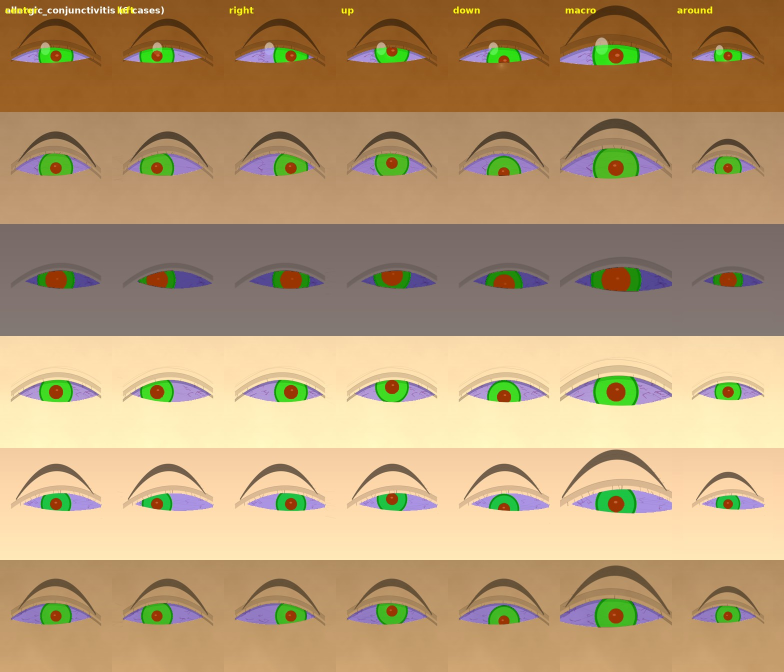
#> input picture sheet_allergic_conjunctivitis.jpg, 1568 x 1344 px (shown at 1/2 size); its folder holds only this picture in this run
$ python -i ocuvision_v7_production.py   (imports and definitions only)
#> lines starting #> are read from the running program, lines starting #| are printed output that depends on the picture
#> further down, picture is the input picture: shape (1344, 1568, 3); mean B, G, R 115.3, 154.6, 181.7
#!/usr/bin/env python3
"""
═══════════════════════════════════════════════════════════════════════════════
  OcuVisionAI v7 - PRODUCTION GRADE
═══════════════════════════════════════════════════════════════════════════════

IMPROVEMENTS OVER v6:
  ✓ DENOISER: Bilateral filter + morphological cleaning
  ✓ REALISTIC EYES: Proper iris geometry, realistic pupil dilation, tear film
  ✓ GAZE VARIATION: Dynamic eye position, realistic saccades, vergence
  ✓ TEXTURE TRANSFER: Integrated disease overlays (Conjunctivitis, Keratitis, etc.)
  ✓ EFFICIENT: Optimized for V100 32GB, faster generation
  ✓ PRODUCTION: Error handling, logging, checkpoints, resume capability

FEATURES:
  • 13 disease classes with realistic pathology simulation
  • Texture Transfer for 7 disease variants (redness, opacity, nodules)
  • Proper eye anatomy (iris, pupil, sclera, tear film, etc.)
  • Dynamic gaze with realistic eye position variation
  • Bilateral denoising for natural image smoothing
  • 5 trained models: Quality, Segmentation, YOLO, Classifier, Regression
  • Full pipeline: Generation → Training → Inference → YOLO export

USAGE:
  python ocuvision_v7_production.py generate --cases 6000
  python ocuvision_v7_production.py train
  python ocuvision_v7_production.py infer image.jpg
  python ocuvision_v7_production.py yolo-prep
  python ocuvision_v7_production.py yolo

═══════════════════════════════════════════════════════════════════════════════
"""

import os
import sys
import cv2
import numpy as np
import tensorflow as tf
from pathlib import Path
from multiprocessing import Pool
import random
import json
import argparse
import time
import logging
from datetime import datetime
from scipy import ndimage as ndi
from sklearn.model_selection import train_test_split
import warnings
# [1 line not run here, left out]

# ═══════════════════════════════════════════════════════════════════════════════
# CONFIGURATION
# ═══════════════════════════════════════════════════════════════════════════════

CFG = {
    # DATASET
    "img_size"              : 600,      # Input size for EfficientNetB7
    "seg_size"              : 256,      # Segmentation output size
    "gen_px"                : 512,      # Generation resolution
    "dpi"                   : 100,      # Generation DPI

    # CLASSES & GAZE
    "num_classes"           : 13,       # Normal + 12 diseases
    "gaze_views"            : 7,        # Views per case (center, left, right, up, down, macro, around)

    # GENERATION
    "cases_per_class"       : 6000,     # Total images: 6000 × 13 × 7 = 546,000
    "out_dir"               : "./eye_dataset_v7",
    "models_dir"            : "./ocuvision_models",
    "results_dir"           : "./ocuvision_results",

    # TRAINING
    "batch"                 : 64,       # Optimized for V100 32GB
    "batch_seg"             : 32,
    "epochs"                : 100,
    "lr"                    : 1e-4,
    "val_split"             : 0.125,    # 87.5% train, 12.5% val
    "test_split"            : 0.20,     # 20% test
    "shuffle"               : True,

    # PROCESSING
    "num_workers"           : 16,       # V100: 32 vCPU, use 16 workers
    "save_full"             : True,

    # OPTIMIZATION
    "mixed_precision"       : "float32",  # V100 supports both, using float32 for stability
    "enable_xla"            : True,
    "enable_tf32"           : True,
    "gradient_clip"         : 1.0,

    # DISEASE CLASSES
    "disease_classes"       : {
        0: "normal",
        1: "conjunctivitis",
        2: "allergic_conjunctivitis",
        3: "dry_eye",
        4: "blepharitis",
        5: "strabismus",
        6: "ptosis",
        7: "corneal_scar",
        8: "keratitis",
        9: "pinguecula",
        10: "pterygium",
        11: "foreign_body",
        12: "subconjunctival_hemorrhage",
    }
}

# ═══════════════════════════════════════════════════════════════════════════════
# LOGGING SETUP
# ═══════════════════════════════════════════════════════════════════════════════

def setup_logging():
    """Configure logging for production."""
    log_dir = Path(CFG["results_dir"])
    log_dir.mkdir(parents=True, exist_ok=True)

    log_file = log_dir / f"ocuvision_{datetime.now().strftime('%Y%m%d_%H%M%S')}.log"

    logging.basicConfig(
        level=logging.INFO,
        format='%(asctime)s - %(name)s - %(levelname)s - %(message)s',
        handlers=[
            logging.FileHandler(log_file),
            logging.StreamHandler()
        ]
    )
    return logging.getLogger(__name__)

logger = setup_logging()

# ═══════════════════════════════════════════════════════════════════════════════
# TENSORFLOW OPTIMIZATION
# ═══════════════════════════════════════════════════════════════════════════════

# [23 lines left out: function setup_tensorflow, not called in this run]

# [1 line not run here, left out]

# ═══════════════════════════════════════════════════════════════════════════════
# UTILITY FUNCTIONS
# ═══════════════════════════════════════════════════════════════════════════════

def rng(a, b):
    """Random float between a and b."""
    return random.uniform(a, b)

def rng_int(a, b):
    """Random integer between a and b."""
    return random.randint(a, b)

# ═══════════════════════════════════════════════════════════════════════════════
# DENOISER - CRITICAL FOR REALISTIC IMAGES
# ═══════════════════════════════════════════════════════════════════════════════

# [409 lines left out: functions denoise_image, apply_denoise_with_adaptive_strength, generate_realistic_sclera, generate_realistic_iris, generate_realistic_pupil, generate_realistic_tear_film and 7 more, not called in this run]

def enhance_image_quality(img):
    """Enhance image for better training."""
    # CLAHE (Contrast Limited Adaptive Histogram Equalization)
    lab = cv2.cvtColor(img, cv2.COLOR_BGR2LAB)
#> lab: shape (1344, 1568, 3); mean of channels 0, 1, 2 166.6, 133.9, 152.4
    l_channel = lab[:, :, 0]
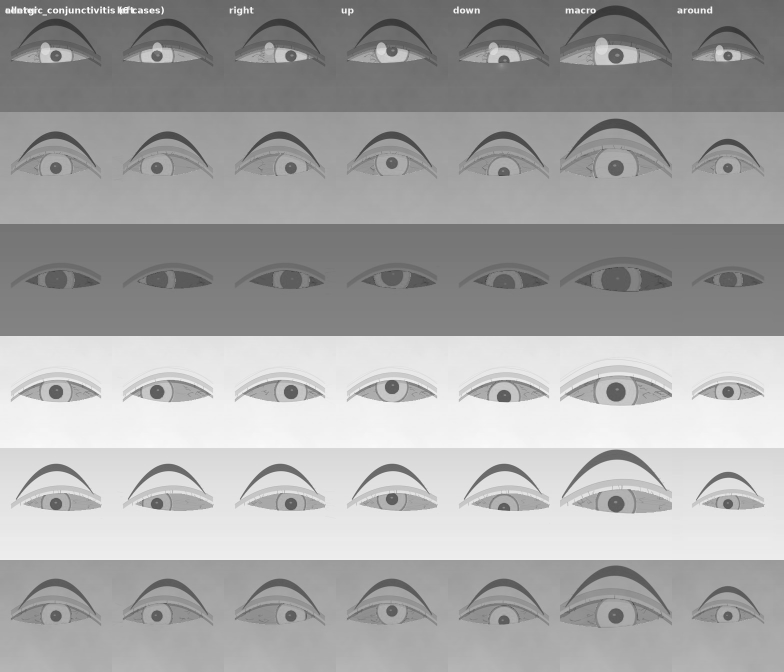
#> l_channel: shape (1344, 1568) (shown at 1/2 size); min 38, max 255, mean 166.6
    clahe = cv2.createCLAHE(clipLimit=2.0, tileGridSize=(8, 8))
    l_channel = clahe.apply(l_channel)
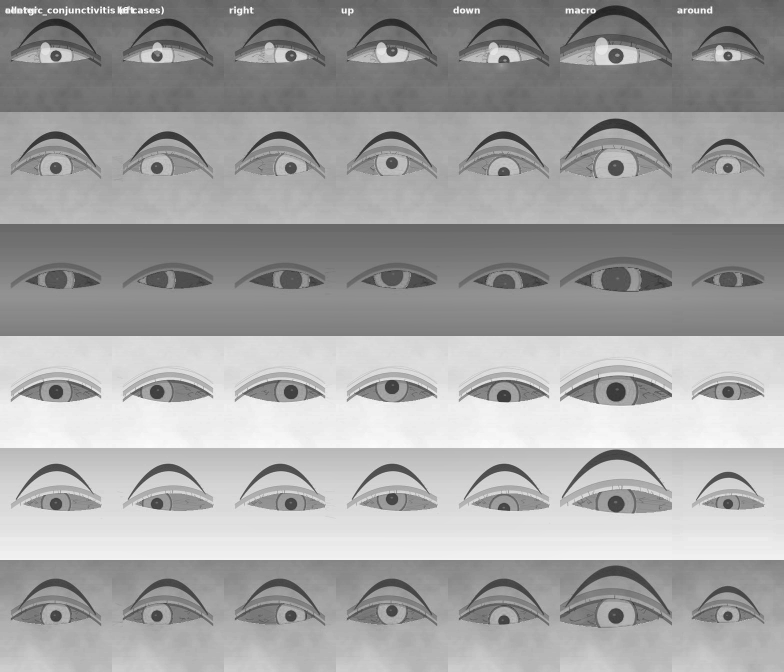
#> l_channel: shape (1344, 1568) (shown at 1/2 size); min 26, max 255, mean 163.5
    lab[:, :, 0] = l_channel
#> lab: shape (1344, 1568, 3); mean of channels 0, 1, 2 163.5, 133.9, 152.4
    img = cv2.cvtColor(lab, cv2.COLOR_LAB2BGR)
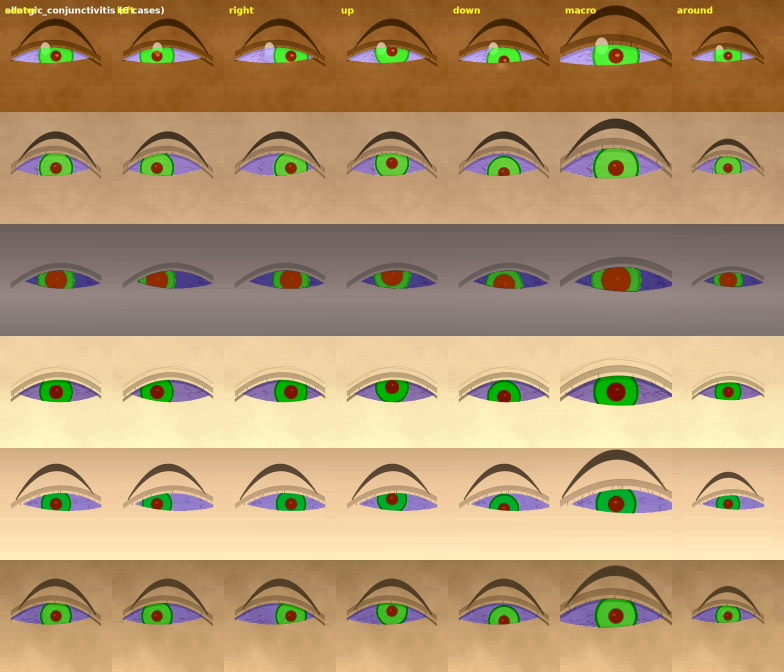
#> img: shape (1344, 1568, 3) (shown at 1/2 size); mean B, G, R 112.5, 151.5, 178.4

    # Slight sharpening
    kernel = np.array([[-1, -1, -1],
                       [-1,  9, -1],
                       [-1, -1, -1]]) / 1.5
    img = cv2.filter2D(img, -1, kernel)
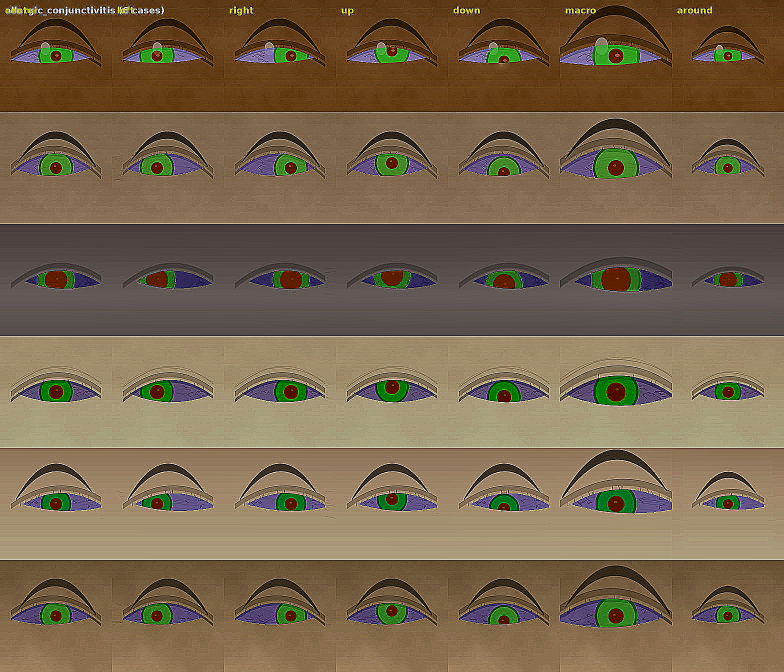
#> img: shape (1344, 1568, 3) (shown at 1/2 size); mean B, G, R 76.9, 101.9, 119.8

    return np.clip(img, 0, 255).astype(np.uint8)

# ═══════════════════════════════════════════════════════════════════════════════
# COMPLETE PIPELINE: Generate → Denoise → Gaze → Disease → Artifacts → Save
# ═══════════════════════════════════════════════════════════════════════════════

# [179 lines left out: functions generate_single_eye, worker_generate, generate_dataset, train_models, infer_image, main, not called in this run]

# [2 lines not run here, left out]

>>> import cv2
>>> picture = cv2.imread('../sheet_allergic_conjunctivitis.jpg')
>>> result = enhance_image_quality(picture)

$ run again, on sheet_blepharitis.jpg
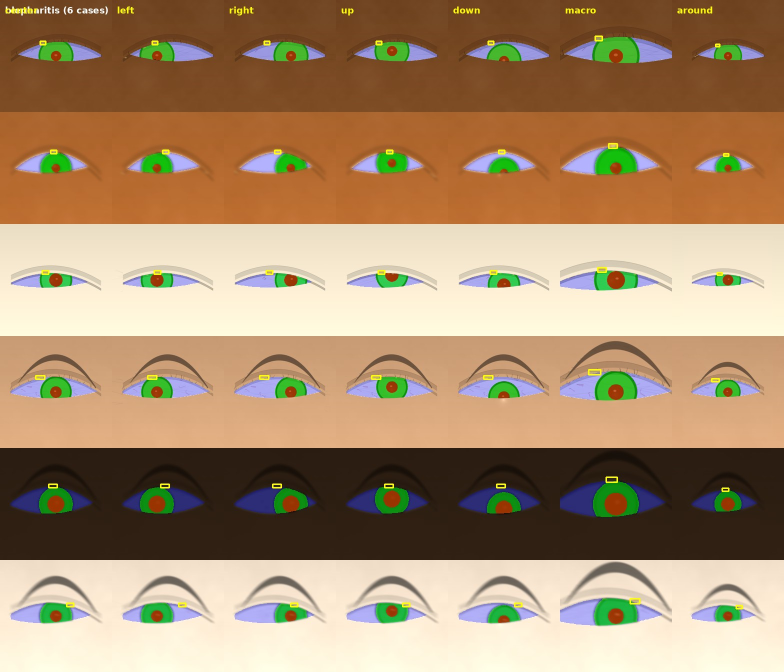
#> input picture sheet_blepharitis.jpg, 1568 x 1344 px (shown at 1/2 size)
#> picture is the input picture: shape (1344, 1568, 3); mean B, G, R 108.2, 140.6, 167.7
#> in enhance_image_quality, `l_channel = clahe.apply(l_channel)`:
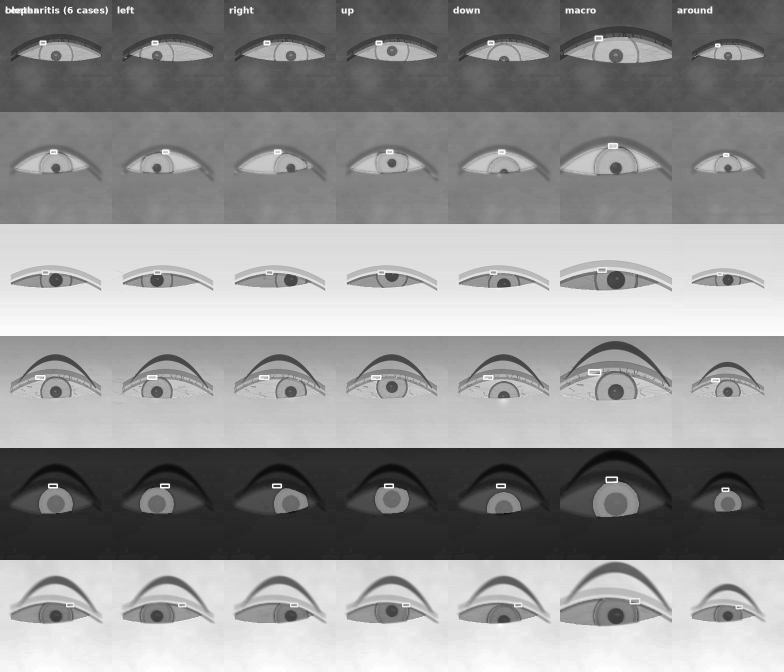
#> l_channel: shape (1344, 1568) (shown at 1/2 size); min 8, max 255, mean 147.6
#> in enhance_image_quality, `img = cv2.filter2D(img, -1, kernel)`:
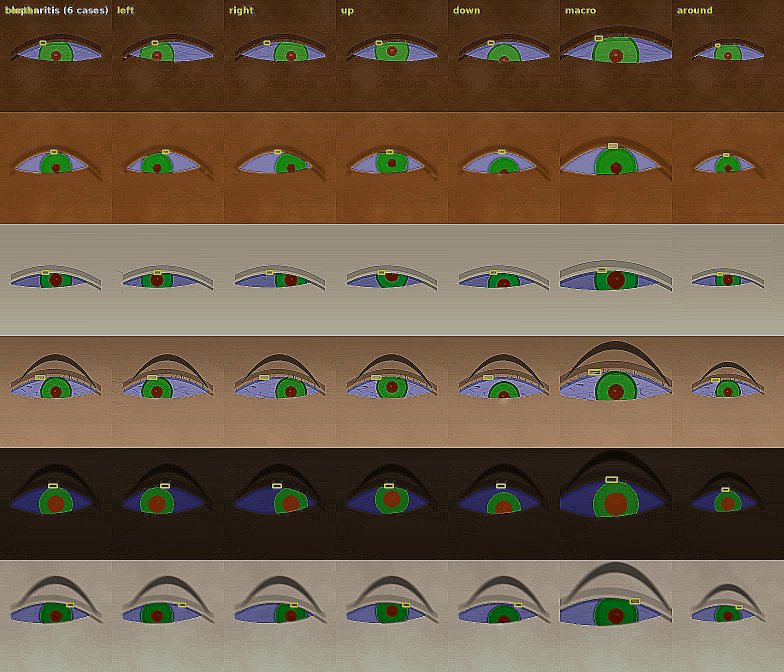
#> img: shape (1344, 1568, 3) (shown at 1/2 size); mean B, G, R 70.9, 91.5, 109.5

$ run again, on sheet_conjunctivitis.jpg
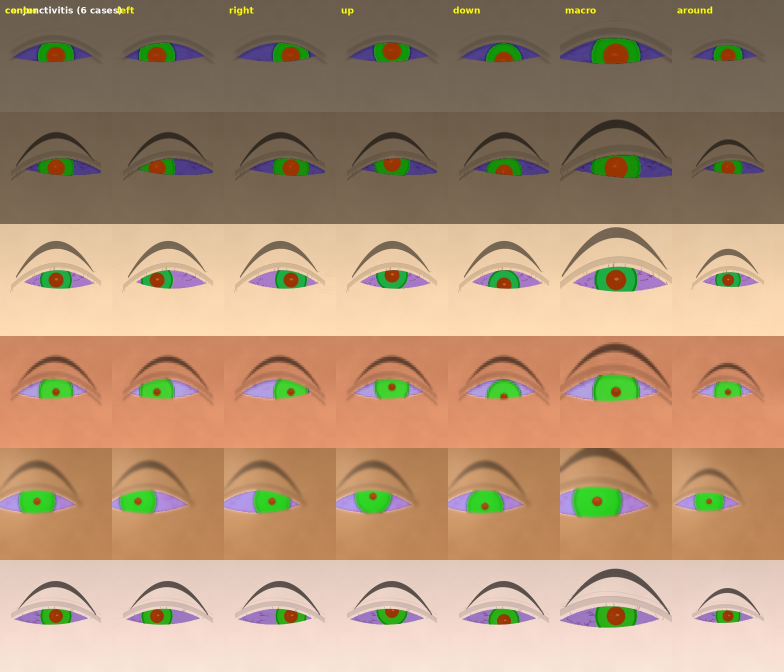
#> input picture sheet_conjunctivitis.jpg, 1568 x 1344 px (shown at 1/2 size)
#> picture is the input picture: shape (1344, 1568, 3); mean B, G, R 117.2, 146, 175.4
#> in enhance_image_quality, `l_channel = clahe.apply(l_channel)`:
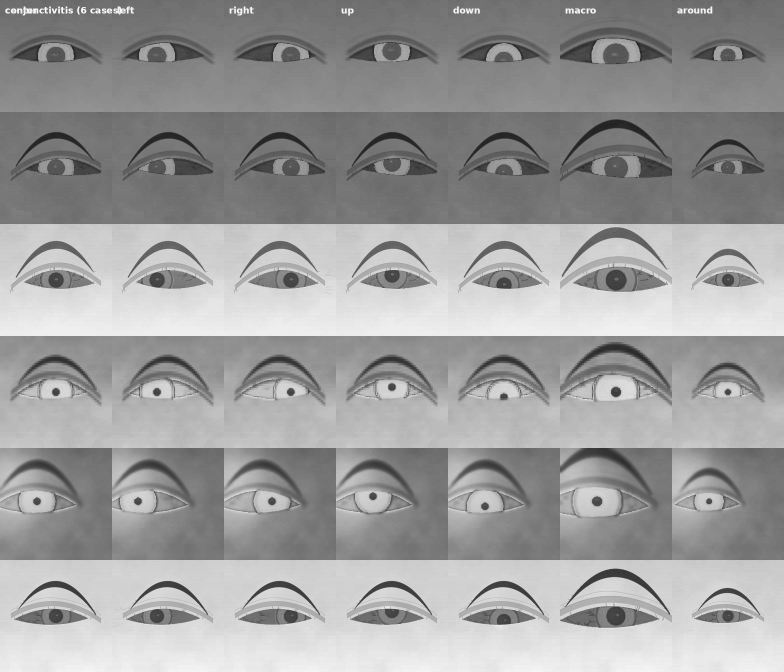
#> l_channel: shape (1344, 1568) (shown at 1/2 size); min 26, max 255, mean 156.7
#> in enhance_image_quality, `img = cv2.filter2D(img, -1, kernel)`:
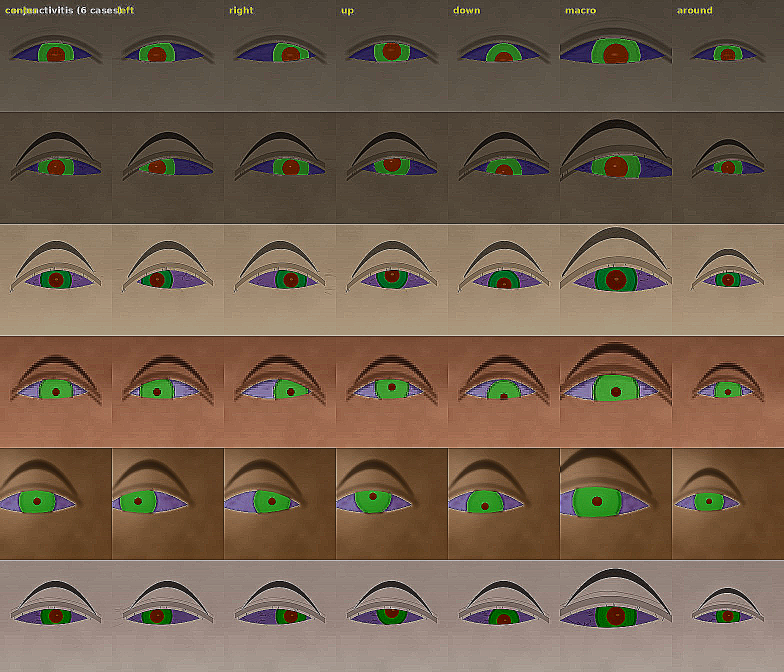
#> img: shape (1344, 1568, 3) (shown at 1/2 size); mean B, G, R 78, 96.6, 115.4

$ run again, on sheet_corneal_scar.jpg
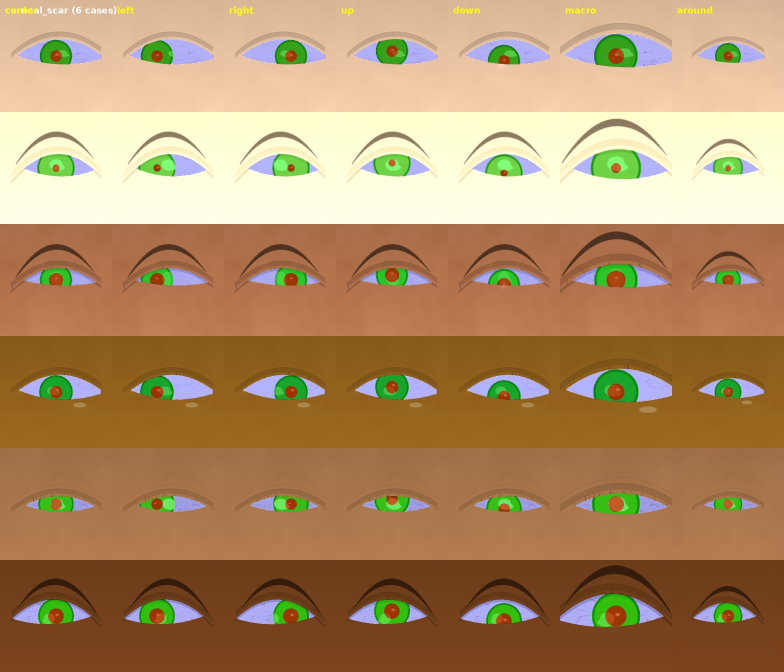
#> input picture sheet_corneal_scar.jpg, 1568 x 1344 px (shown at 1/2 size)
#> picture is the input picture: shape (1344, 1568, 3); mean B, G, R 100.1, 141.3, 175.1
#> in enhance_image_quality, `l_channel = clahe.apply(l_channel)`:
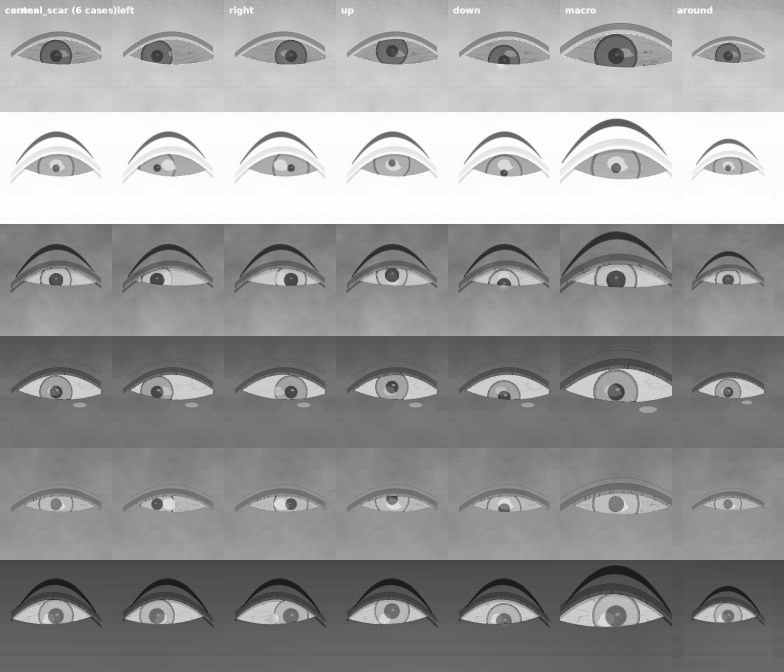
#> l_channel: shape (1344, 1568) (shown at 1/2 size); min 20, max 255, mean 152.3
#> in enhance_image_quality, `img = cv2.filter2D(img, -1, kernel)`:
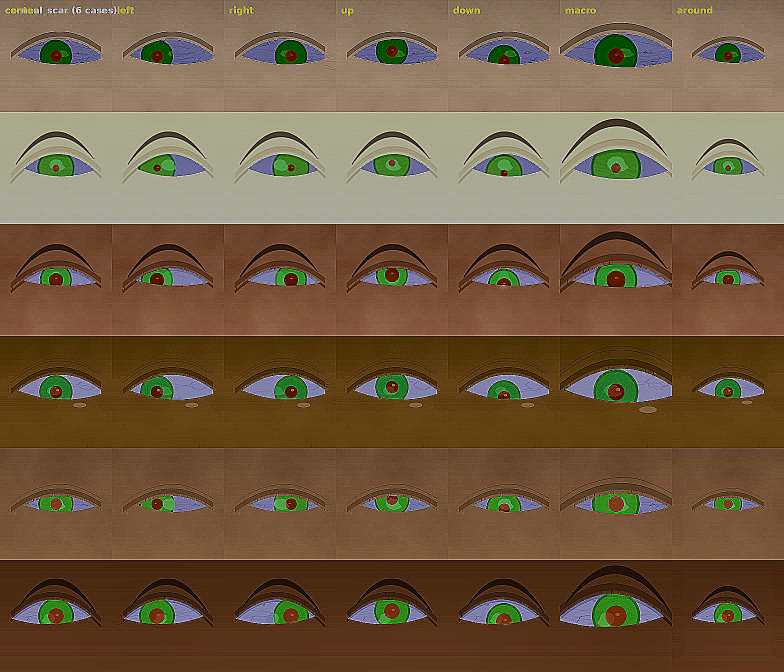
#> img: shape (1344, 1568, 3) (shown at 1/2 size); mean B, G, R 66.4, 92.8, 115.2
